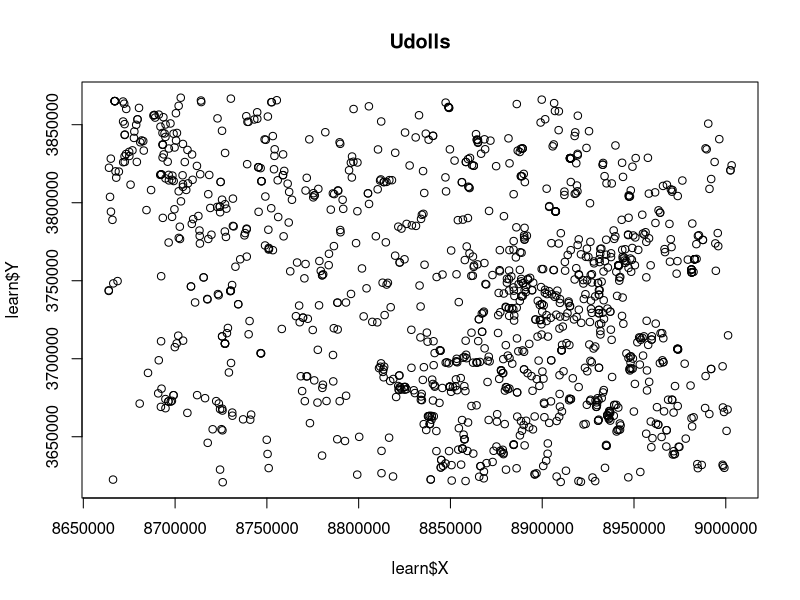
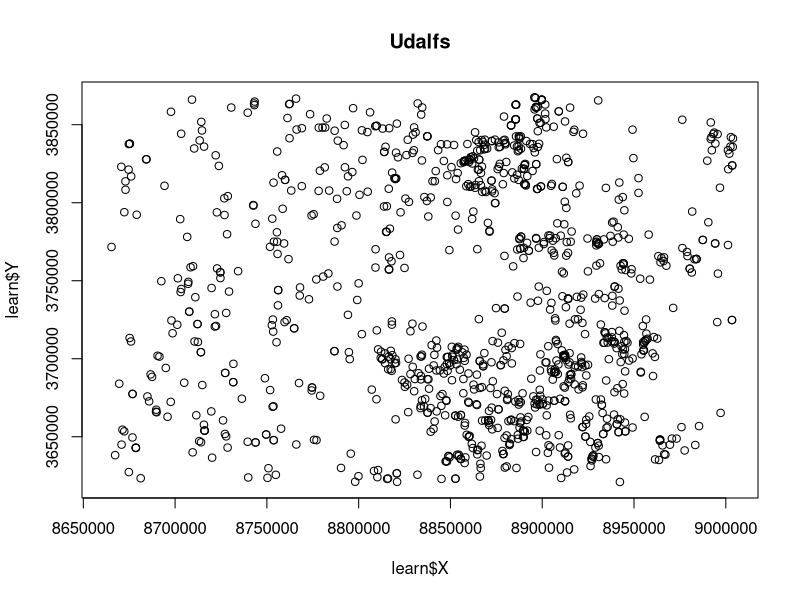
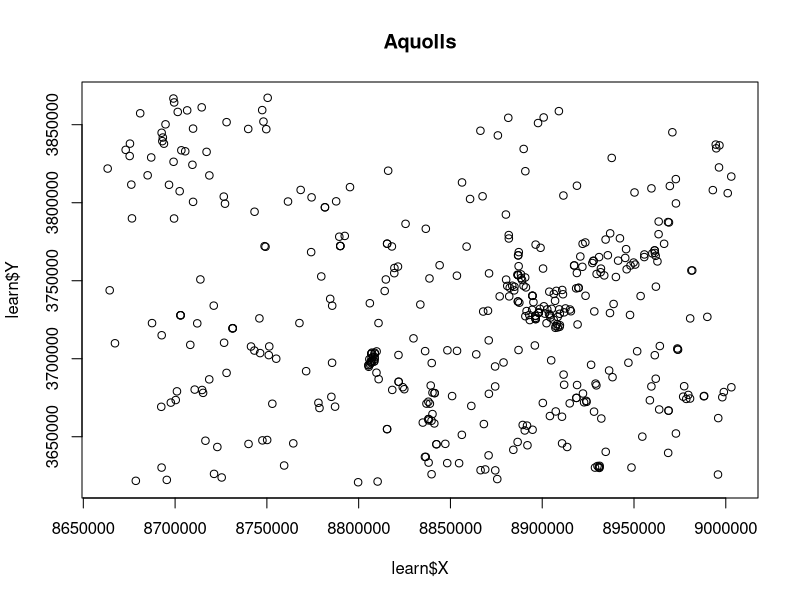
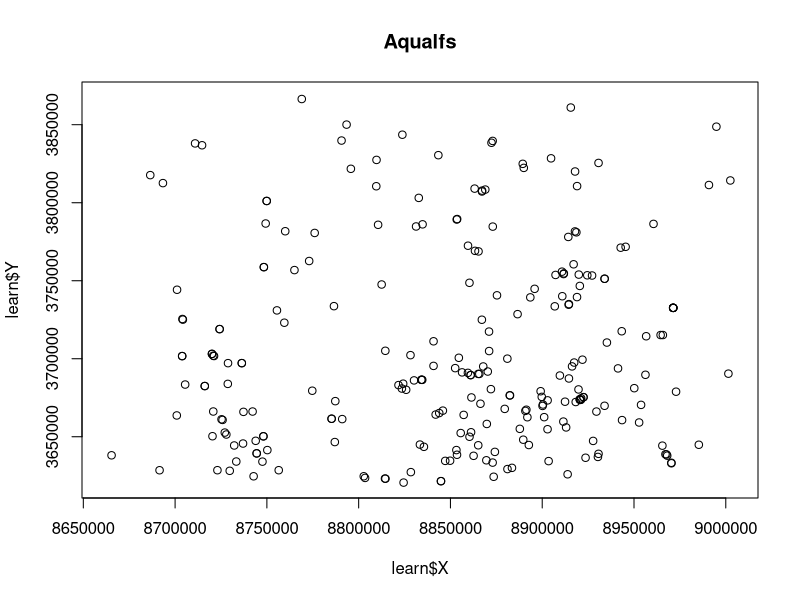
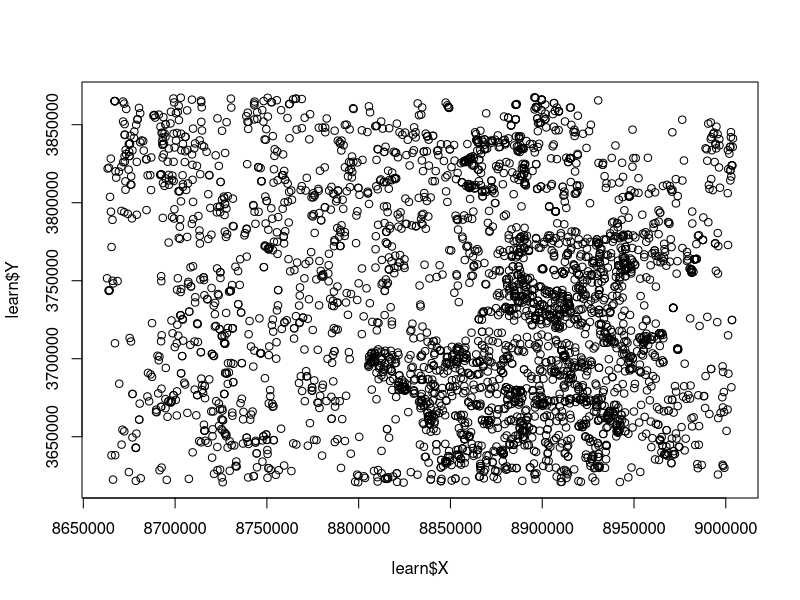

Generate these figures, in order, with R:
setwd('Projects/Geostat2016/dat/')
learn <- read.csv('train.csv', stringsAsFactors = F)

# get frequency of each species within parent
library(dplyr)
learn$parent <- as.factor(learn$TAXOUSDA)
learn$child <- as.factor(learn$TAXNUSDA)

# count the number within
parent_count <- learn %>% group_by(parent) %>% summarise(parent_n = n()) 
child_count <- learn %>% group_by(parent, child) %>% summarise(child_n = n()) 

# join the counts onto the data
learn_count <- left_join(learn, parent_count)
learn_count <- left_join(learn_count, child_count)
# put overall denominator
learn_count$denom <- length(learn$X) 

# can now calculate the frequencies for each
sort(table(learn$TAXOUSDA))

plotter <- function(place = "Udolls"){
  restrict <- learn$TAXOUSDA== place
  plot(learn$X, learn$Y, type = "n", main = place)
  points(learn$X[restrict], learn$Y[restrict])
}

plotter("Udolls")
plotter("Udalfs")
plotter("Aquolls")
plotter("Aqualfs")
plot(learn$X, learn$Y)


  
